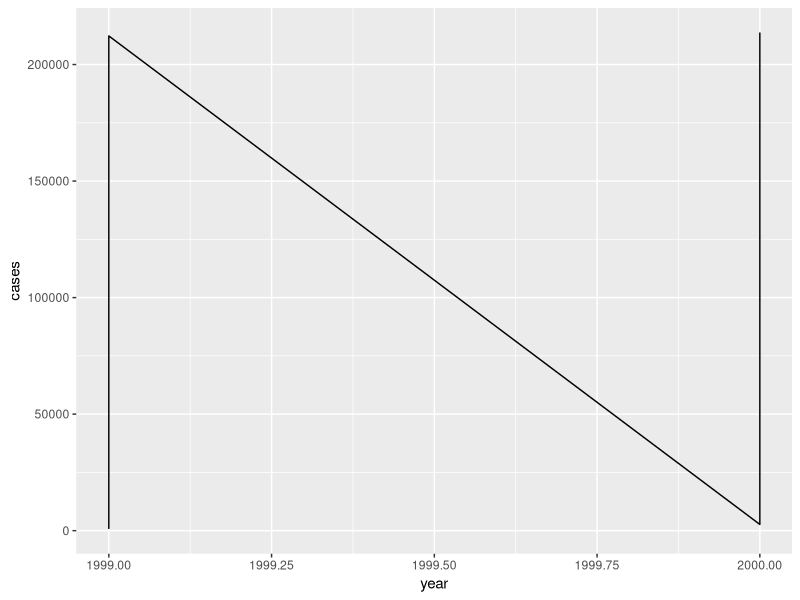

Write the R code that produced this figure.
library(tidyverse)

table1 |>
  mutate(rate = cases / population * 10000)

table1 |> 
  group_by(year) |>
  summarize(total = sum(cases))

table1 |>
  ggplot(mapping = aes(x = year, y = cases)) +
  geom_line()

# reshape data to get it into tidy format
# pivot

table4a |>
  pivot_longer(c(`1999`, `2000`), names_to = "year", values_to = "cases")

table4b |>
  pivot_longer(c(`1999`, `2000`), names_to = "year", values_to = "population")

table2 |>
  pivot_wider(names_from = type, values_from = count)

table3 |>
  separate(rate, into = c("cases", "population"), sep = "/")

table3 |>
  separate(year, into = c("century", "year"), sep = 2)

table5 |>
  unite(fullyear, century, year, sep = " ")
